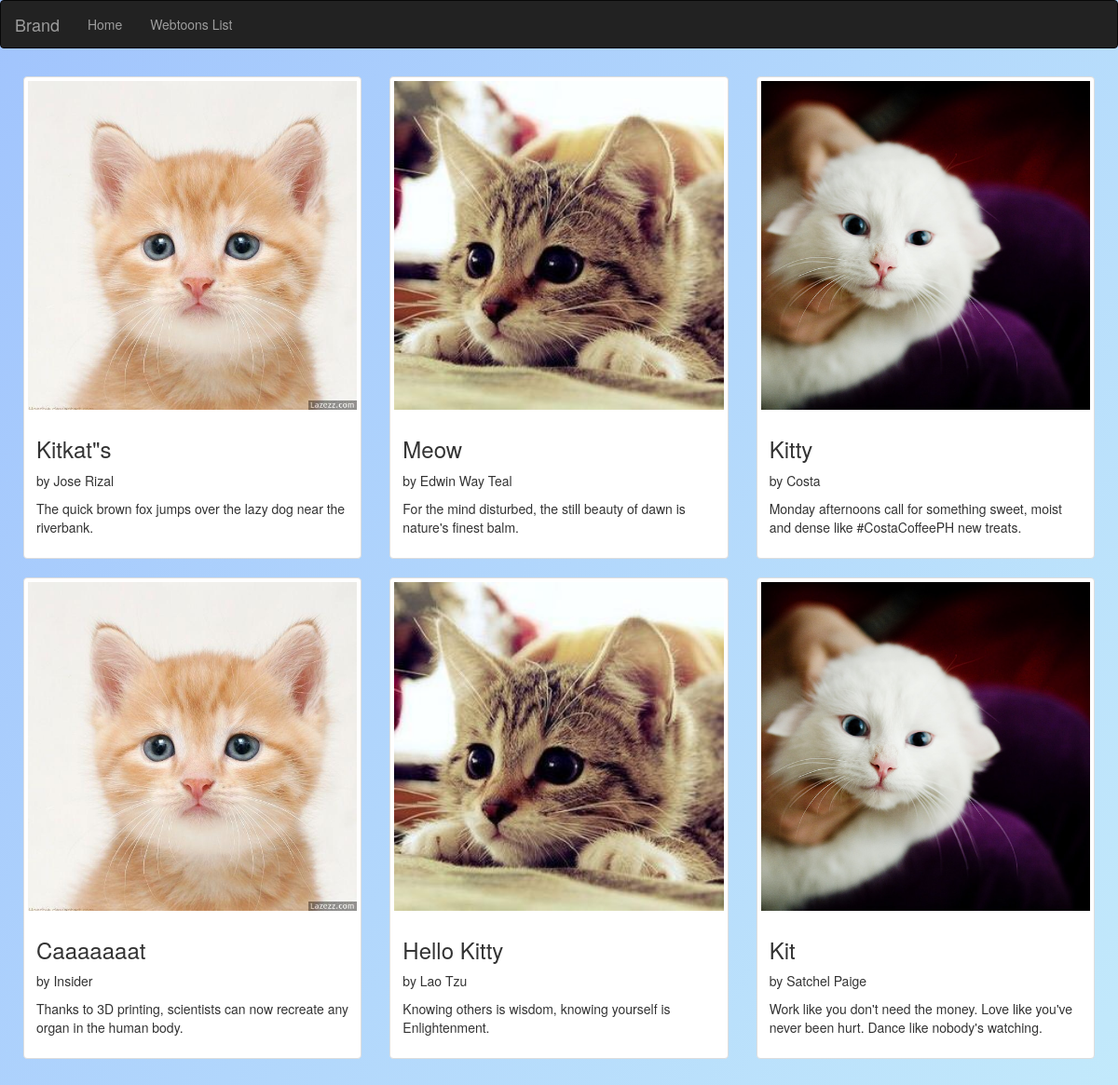
The page /view/webtoons.php on the database its author committed.
### tables this page shows
CREATE TABLE IF NOT EXISTS `wt_webtoon` (
`webtoonID` int(11) NOT NULL,
  `title` varchar(50) NOT NULL,
  `caption` varchar(150) NOT NULL,
  `fileName` varchar(100) NOT NULL,
  `fileContent` varchar(100) NOT NULL,
  `fileSize` int(11) NOT NULL,
  `fileType` varchar(100) NOT NULL,
  `illustrator` varchar(100) NOT NULL,
  `question` varchar(250) NOT NULL,
  `datetimeUpload` datetime NOT NULL,
  `tags` varchar(150) NOT NULL,
  `status` tinyint(1) NOT NULL DEFAULT '1'
);

### model/model.php (the view, shortened to what this page needs)
<?php
    function list_webtoons($directory, $logged_in) {
        global $con;
        $allowed_types = array('jpg', 'jpeg', 'gif', 'png');
        $query = "SELECT * FROM wt_webtoon WHERE status=1";
        $result = mysqli_query($con, $query);
        if($result) {
            while ($values = mysqli_fetch_array($result)) {
                $title = $values['title'];
                $caption = $values['caption'];
                $file = $values['fileContent'];
                $illustrator = $values['illustrator'];
                $file_parts = explode('.',$file);
                $ext = strtolower(array_pop($file_parts));
                if (in_array($ext, $allowed_types)) {
                    if ($logged_in == "yes") {
                        echo "<a href='#' data-toggle='modal' data-target='#subtract_token'><div class='col-sm-6 col-md-4'>
                            <div class='thumbnail'>
                                <img src=$directory/$file alt='...'>
                                <div class='caption'>
                                    <h3>$title</h3>
                                    <p>by $illustrator</p>
                                    <p>$caption</p>
                                </div>
                            </div>
                        </div></a>";
                    }
                    else {
                        echo "<a href='../controller/unlock_webtoon.php'><div class='col-sm-6 col-md-4'>
                            <div class='thumbnail'>
                                <img src=$directory/$file alt='...'>
                                <div class='caption'>
                                    <h3>$title</h3>
                                    <p>by $illustrator</p>
                                    <p>$caption</p>
                                </div>
                            </div>
                        </div></a>";
                    }
                }
            }
        }
    }
?>

### view/webtoons.php (shortened to what this page needs)
<?php
	require("../file_includes/dbconnect.php");
    require("../model/model.php");
?>
<!DOCTYPE html>
<html lang="en">
<head>
	<link rel="stylesheet" href="https://maxcdn.bootstrapcdn.com/bootstrap/3.3.7/css/bootstrap.min.css">
	<link rel="stylesheet" type="text/css" href="file_includes/css/index.css">
</head>
<body>
	<div id='top'>
		<nav class="navbar navbar-inverse">
		<div class="container-fluid">
	    <div class="navbar-header">
	      	<a class="navbar-brand" href="#">Brand</a>
	    </div>
  		<div class="collapse navbar-collapse" id="bs-example-navbar-collapse-1">
	      	<ul class="nav navbar-nav">
	      		<li><a href="../index.php">Home</a></li>
				<li><a href="webtoons.php">Webtoons List</a></li>
	        </ul>
	    </div>
		</nav>
	<div class="container">
		<div class="row">
			<?php
				$directory = '../file_includes/uploads';
				$logged_in = "no";
				list_webtoons($directory, $logged_in);
			?>
		</div>
	</div>
</body>
</html>

### file_includes/css/index.css (style rules this page uses)
body { background:none; background-image: linear-gradient(120deg, #a1c4fd 0%, #c2e9fb 100%); }
.container { padding: 10px; background:none; }
img { width: 500px; height: 500px; }

### rows shown on the page
wt_webtoon: fileContent (picture), title "Kitkat\"s", illustrator "Jose Rizal", caption "The quick brown fox jumps over the lazy dog near the riverbank."
wt_webtoon: fileContent (picture), title "Meow", illustrator "Edwin Way Teal", caption "For the mind disturbed, the still beauty of dawn is nature's finest balm."
wt_webtoon: fileContent (picture), title "Kitty", illustrator "Costa", caption "Monday afternoons call for something sweet, moist and dense like #CostaCoffeePH new treats."
wt_webtoon: fileContent (picture), title "Caaaaaaat", illustrator "Insider", caption "Thanks to 3D printing, scientists can now recreate any organ in the human body."
wt_webtoon: fileContent (picture), title "Hello Kitty", illustrator "Lao Tzu", caption "Knowing others is wisdom, knowing yourself is Enlightenment."
wt_webtoon: fileContent (picture), title "Kit", illustrator "Satchel Paige", caption "Work like you don't need the money. Love like you've never been hurt. Dance like nobody's watching."
